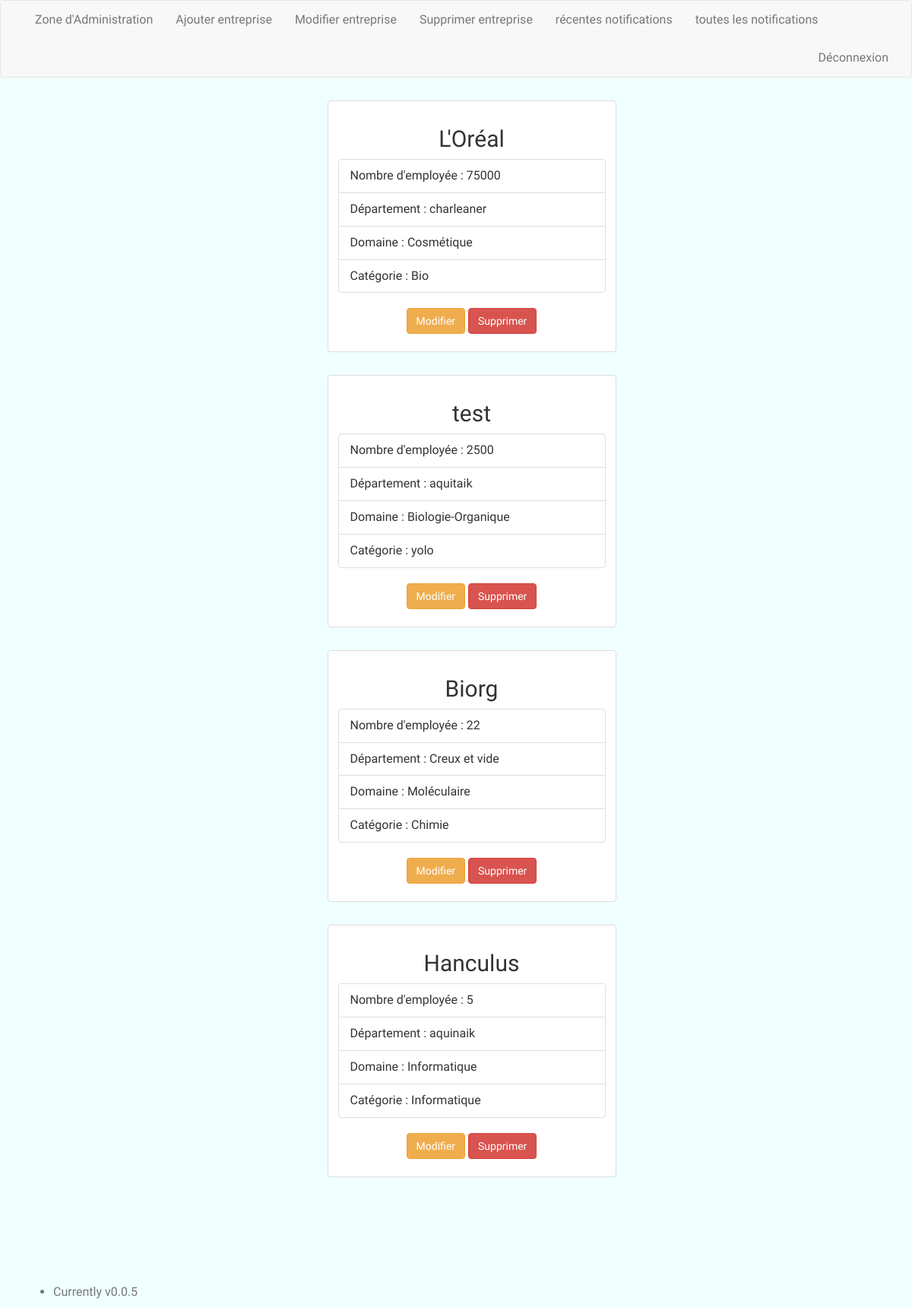
The page / (signed in) on the database its author committed.
### tables this page shows
CREATE TABLE IF NOT EXISTS `entreprise` (
  `id` int(11) NOT NULL AUTO_INCREMENT,
  `nom` varchar(255) NOT NULL,
  `nb_employe` int(11) NOT NULL,
  `departement` varchar(255) NOT NULL,
  `domaine` varchar(255) NOT NULL COMMENT 'domaine de entreprise',
  `categorie` varchar(255) NOT NULL COMMENT 'domaine',
  `description` text NOT NULL,
  `presentation` varchar(255) NOT NULL,
  `lien_interview` varchar(255) NOT NULL,
  `international` tinyint(1) NOT NULL,
  `partenaire` int(11) NOT NULL COMMENT 'partenaire au site',
  PRIMARY KEY (`id`)
);

### Php/page_Admin.php (the view)
<?php
try
	{
		$connexion = new PDO("mysql:host=localhost;dbname=enterprise","root","");
		$connexion->query("SET NAMES UTF8");
	}
	catch (PDOException $e)
	{
		echo 'Echec lors de la tentative de connexion à la Base de donées' . $e->getMessage();
		die();
	}
	 $reponse = $connexion->query('SELECT *  FROM entreprise');
	$donnees = $reponse->fetchAll();
?>
<div>
	<?php
	  foreach($donnees as $row)
	  {
	  ?>
	  <div class="row">
		  <div class="col-sm-6 col-md-4" id="ZAddecal">
		    <div class="thumbnail">
		    	<div class="caption">
			        <h2 class="text-center"><?php echo $row['nom']; ?></h2>
			        <ul class="list-group">
						<li class="list-group-item">Nombre d'employée : <?php echo $row['nb_employe']; ?> </li>
						<li class="list-group-item">Département : <?php echo $row['departement']; ?> </li>
						<li class="list-group-item">Domaine : <?php echo $row['domaine']; ?> </li>
						<li class="list-group-item">Catégorie : <?php echo $row['categorie']; ?> </li>
					</ul>
			        <p class="text-center">
				        <a href="?Adm&Upd"  class="btn btn-warning" role="button">Modifier</a>
				        <a href="?Adm&Dele" class="btn btn-danger"  role="button">Supprimer</a>
			    	</p>
			    </div>
		    </div>
		  </div>
		</div>
	  <?php
	  }
	 ?>
</div>

### index.php (shortened to what this page needs)
<?php
	$valide = false;
?>
<!DOCTYPE html>
<html lang="fr" dir="ltr">
	<head>
		<link rel="stylesheet" type="text/css" href="Css/style.css">
		<link rel="stylesheet" type="text/css" href="bootstrap-3.2.0-dist/css/bootstrap.css">
		<link rel="stylesheet" type="text/css" href="BackgroundSlideshow/css/default.css" />
		<link rel="stylesheet" type="text/css" href="BackgroundSlideshow/css/component.css" />
		<link href="HoverEffectIdeas/css/normalize.css" type="text/css" rel="stylesheet">
		<link href="HoverEffectIdeas/css/demo.css" type="text/css" rel="stylesheet">
		<link href="HoverEffectIdeas/css/set2.css" type="text/css" rel="stylesheet">
		<link href="HoverEffectIdeas/fonts/font-awesome-4.2.0/css/font-awesome.min.css" type="text/css" rel="stylesheet">
	</head>
	<body>
		<div>
			<?php
			if(!$_SESSION)
			{
			?>
			<nav class="navbar navbar-default">
			  <div class="container-fluid">
			    <div class="navbar-header">
			    	<ul class="nav navbar-nav">
			    		<li><a class="navbar-brand" href="?Accueil" id="Bt-accI"><img id="Ind_ptitimg" src="Image/make-group.svg"></a></li>
			    		<li><a class="navbar-brand" href="?Entrep">Les Entreprises</a></li>
			    	</ul>
			    </div>
			    <div class="collapse navbar-collapse" id="bs-example-navbar-collapse-1">
			      <ul class="nav navbar-nav">
			        <li><a href="#">Entreprises partenaires</a></li>
			      </ul>
			      <form class="navbar-form navbar-left" role="search" action="" method="GET">
			        <div class="form-group">
			          <input required="required" type="text" class="form-control" name="recherche" placeholder="nom de l'entreprise">
			        </div>
			        <button name="search" type="submit" class="btn btn-default">Recherche</button>
			      </form>
			      <ul class="nav navbar-nav navbar-right">
	      			<li><a href="?CoAdm">Connexion</a></li>
			        <li><a href="#">À propos</a></li>
			        <li><a href="?contactPro">Nous Contacter</a></li>
			      </ul>
			    </div>
			  </div>
			</nav>
			<?php
			}
			elseif($_SESSION)
			{
			?>
				<nav class="navbar navbar-default">
			  <div class="container-fluid">
			    <div class="collapse navbar-collapse" id="bs-example-navbar-collapse-1">
			      <ul class="nav navbar-nav">
			      	<li  role="presentation"><a href="?Adm&Acc" >Zone d'Administration</a></li>
			        <li role="presentation"><a href="?Adm&Add" >Ajouter entreprise</a></li>
			        <li role="presentation"><a href="?Adm&Upd"	>Modifier entreprise</a></li>
				 	<li role="presentation"><a href="?Adm&Dele" >Supprimer entreprise</a></li>
				 	<li role="presentation"><a href="?Adm&Notif">récentes notifications</a></li>
				 	<li role="presentation"><a href="?Adm&ALLNotif">toutes les notifications</a></li>
			      </ul>
			      <ul class="nav navbar-nav navbar-right">
	      			<li><a href="?DecoAdm">Déconnexion</a></li>
			      </ul>
			    </div>
			  </div>
			</nav>
			<?php
			}
			?>
		</div>
		<div>
			<?php
				if(!$_SESSION)
				{
					if($valide){
						include("Php/result_rec.php");
					}
					else{
						include("Php/redirection.php");
					}
				}
				elseif($_SESSION){
					include("Php/Redirection_Adm.php");
				}
			?>
		</div>
		<footer class="bs-docs-footer footerAccueil" role="contentinfo">
			<div class="container">
				<ul class="bs-docs-footer-links text-muted">
					<li>Currently v0.0.5</li>
				</ul>
			</div>
		</footer>
	</body>
</html>

### Php/Redirection_Adm.php
<?php
    if(isset($_GET["Add"]))
	{
		echo "string";
	 	include("Php/page_ajouEnt.php");
	}
	elseif(isset($_GET["Upd"]))
	{
	 	include("Php/page_modifEnt.php");
	}
	elseif(isset($_GET["Dele"]))
	{
	 	include("Php/page_deletEnt.php");
	}
	elseif(isset($_GET["Acc"]))
	{
	 	include("Php/page_Admin.php");
	}
	elseif (isset($_GET["Notif"]))
	{
		include("Php/page_notification.php");
	}
	elseif (isset($_GET["AllNotif"]))
	{
		include("Php/page_ALLnotification.php");
	}
	elseif(isset($_GET["DecoAdm"]))
	{
		unset($_SESSION["newsession"]);
		header('Location: index.php');
	}
	else
	{
	 	include("Php/page_Admin.php");
	}
?>

### Css/style.css (style rules this page uses)
.footerAccueil { margin-top: 10%; }
#ZAddecal { margin-top: 10px; margin-left: 35%; }

### BackgroundSlideshow/css/default.css (style rules this page uses)
body, html { font-size: 100%; padding: 0; margin: 0; }
*, *:after, *:before { -webkit-box-sizing: border-box; -moz-box-sizing: border-box; box-sizing: border-box; }
body { font-family: 'Lato', Calibri, Arial, sans-serif; color: #47a3da; }
a { color: #f0f0f0; text-decoration: none; }

### HoverEffectIdeas/css/demo.css (style rules this page uses)
*, *:after, *:before { -webkit-box-sizing: border-box; box-sizing: border-box; }
body { background: #F0FFFF; color: #fff; font-weight: 400; font-size: 1em; font-family: 'Raleway', Arial, sans-serif; }
a { outline: none; color: #3498db; text-decoration: none; }

### rows shown on the page
entreprise: nom "L'Oréal", nb_employe "75000", departement "charleaner", domaine "Cosmétique", categorie "Bio"
entreprise: nom "test", nb_employe "2500", departement "aquitaik", domaine "Biologie-Organique", categorie "yolo"
entreprise: nom "Biorg", nb_employe "22", departement "Creux et vide", domaine "Moléculaire", categorie "Chimie"
entreprise: nom "Hanculus", nb_employe "5", departement "aquinaik", domaine "Informatique", categorie "Informatique"
